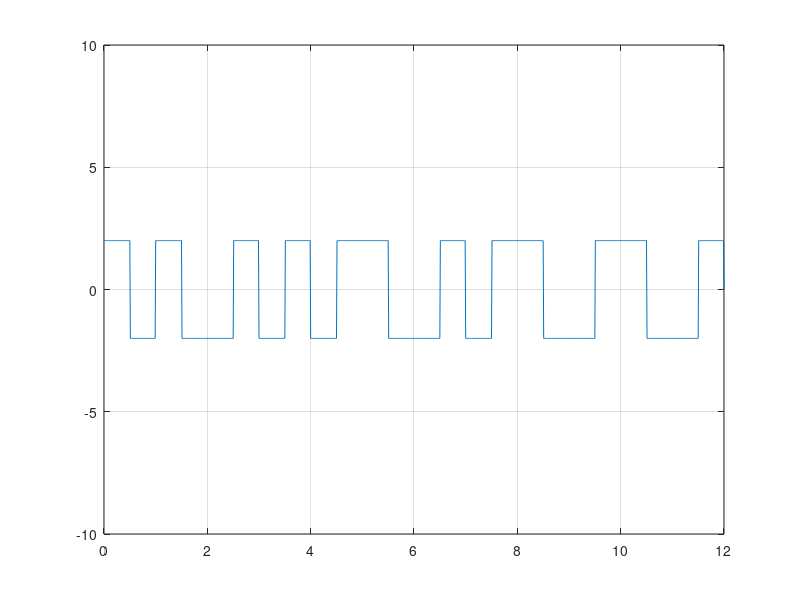

The MATLAB source for this figure:
%Digital signal....
%Polar Differential Manchester
%If Next bit is 0 then Inversion

clear all;
clc;
bit = [1, 0, 1, 0, 0, 1, 1, 0, 1, 1, 1, 1];

v = 2;

fs = 100;
bit_duration = 1; % bitrate = 1/bitduration
T = length(bit) * bit_duration; % len/bitrate.
t = 0:1/fs:T;

x_digital = zeros(1, length(t));

lastState = v;

%encoding
for i = 1:length(bit)
    from = (i-1)*fs*bit_duration+1;
    to = i*fs*bit_duration;
    mid = round((from+to)/2);
    
    if bit(i) == 1
        
        x_digital(from : mid) = lastState;
        x_digital(mid+1 : to) = -lastState;
        lastState = -lastState;
        
    else
        x_digital(from : mid) = -lastState;
        x_digital(mid+1 : to) = lastState;
    end
end

%subplot(1,2,1);
plot(t, x_digital);
xlim([0, T]);
ylim([-10, 10]);
grid on;

%decoding
%method 1
data = zeros(1, length(bit));
lastState = v;
for i=1:length(bit)
    from = (i-1)*fs*bit_duration+1;
    to = i*fs*bit_duration;
    mid = round((from+to)/2);
    
    if(x_digital(from : mid) == lastState)
        data(i) = 1;
        lastState = -lastState;
    else
        data(i) = 0;
        
        
    end
end

disp(data)

%method 2
data = zeros(1, length(bit));
lastState = v;
for i=1:length(t)/fs*bit_duration
    from = (i-1)*fs*bit_duration+1;
    to = i*fs*bit_duration;
    mid = round((from+to)/2);
    
    if(x_digital(from : mid) == lastState)
        data(i) = 1;
        lastState = -lastState;
    else
        data(i) = 0;
        
        
    end
end

disp(data)

%method 3
data = zeros(1, length(bit));
lastState = v;
counter = 0
for i=1:length(t)
    if t(i) > counter*bit_duration
        counter = counter + 1
        
        if(x_digital(i) == lastState)
            data(counter) = 1;
            lastState = -lastState;
        else
            data(counter) = 0;

        end
    end
end

disp(data)